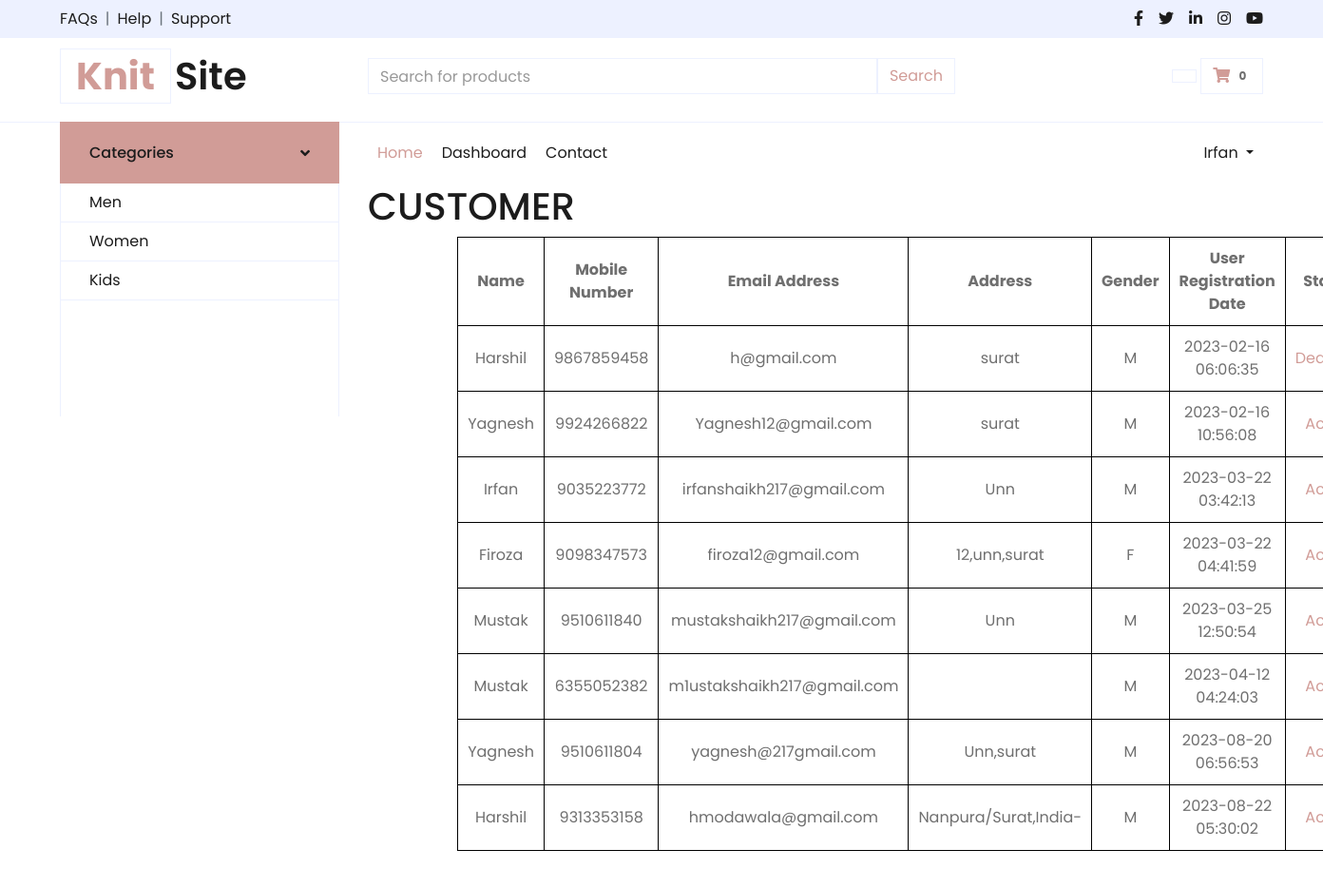
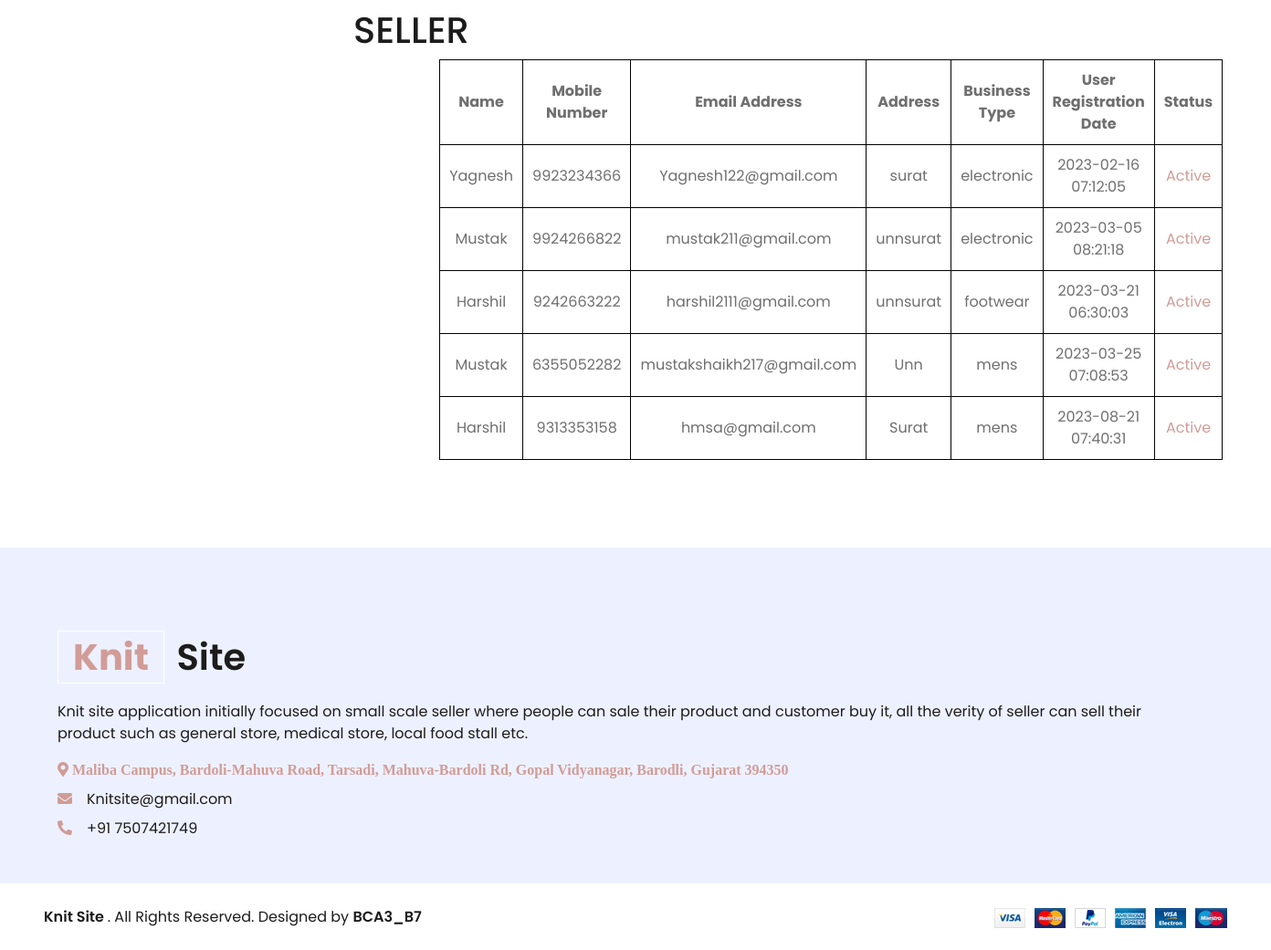
Page /dashboard.php (signed in) on the committed database (2 pictures, top to bottom).
### tables this page shows
CREATE TABLE `customerregistration` (
  `UserId` int(11) NOT NULL,
  `UserFirstName` varchar(30) NOT NULL,
  `UserMiddleName` varchar(30) NOT NULL,
  `UserLastName` varchar(30) NOT NULL,
  `MobileNumber` char(10) NOT NULL,
  `EmailAddress` varchar(30) NOT NULL,
  `UserName` varchar(30) NOT NULL,
  `Password` char(32) NOT NULL,
  `Address` varchar(50) NOT NULL,
  `Pincode` int(6) NOT NULL,
  `Gender` varchar(1) NOT NULL,
  `CreationDate` datetime NOT NULL,
  `status` varchar(1) NOT NULL DEFAULT '1'
);

CREATE TABLE `sellerregistration` (
  `SellerId` int(11) NOT NULL,
  `SellerFirstName` varchar(30) NOT NULL,
  `SellerMiddleName` varchar(30) NOT NULL,
  `SellerLastName` varchar(30) NOT NULL,
  `MobileNumber` char(10) NOT NULL,
  `EmailAddress` varchar(30) NOT NULL,
  `UserName` varchar(30) NOT NULL,
  `Password` char(32) NOT NULL,
  `BusinessLocation` varchar(50) NOT NULL,
  `Pincode` int(6) NOT NULL,
  `BusinessType` varchar(20) NOT NULL,
  `CreationDate` datetime NOT NULL,
  `status` varchar(1) NOT NULL DEFAULT '1',
  `businessdoc` varchar(256) DEFAULT NULL
);

### dashboard.php (the view, shortened to what this page needs)
<!DOCTYPE html>
<html lang="en">
<head>
    <link href="https://cdnjs.cloudflare.com/ajax/libs/font-awesome/5.10.0/css/all.min.css" rel="stylesheet">
    <link href="lib/owlcarousel/assets/owl.carousel.min.css" rel="stylesheet">
    <link href="css/style.css" rel="stylesheet">
</head>
<body>
   <?php include_once 'header.php'; ?>
    <div class="container-fluid mb-5">
        <div class="row border-top px-xl-5">
            <div class="col-lg-3 d-none d-lg-block">
                <a class="btn shadow-none d-flex align-items-center justify-content-between bg-primary text-white w-100" data-toggle="collapse" href="#navbar-vertical" style="height: 65px; margin-top: -1px; padding: 0 30px;">
                    <h6 class="m-0">Categories</h6>
                    <i class="fa fa-angle-down text-dark"></i>
                </a>
                <nav class="collapse show navbar navbar-vertical navbar-light align-items-start p-0 border border-top-0 border-bottom-0" id="navbar-vertical">
                    <div class="navbar-nav w-100 overflow-hidden" style="height: 245px">
                        <a href="" class="nav-item nav-link">Men</a>
                        <a href="" class="nav-item nav-link">Women</a>
                        <a href="" class="nav-item nav-link">Kids</a>
                    </div>
                </nav>
            </div>
            <div class="col-lg-9">
                <nav class="navbar navbar-expand-lg bg-light navbar-light py-3 py-lg-0 px-0">
                    <div class="collapse navbar-collapse justify-content-between" id="navbarCollapse">
                        <div class="navbar-nav mr-auto py-0">
                            <a href="HomePage.php" class="nav-item nav-link active">Home</a>
                            <a  href="dashboard.php"class="nav-item nav-link" style="display: <?php if (isset($_SESSION["LoginUserName"])) { echo "block";} else { echo "none";}?>">Dashboard</a>
                            <a class="nav-item nav-link">Contact</a>
                        </div>
                        <div class="navbar-nav ml-auto py-0">
                            <?php
                                if (isset($_SESSION["LoginUserName"])) {
                                    include 'HomePageLogin.php';
                                }
                            ?>
                        </div>
                    </div>
                </nav>
                <div id="header-carousel" class="carousel slide" data-ride="carousel">
                  <?php
$conn = new mysqli("localhost","root","","knitsite");
$sql = "SELECT UserId,UserFirstName,UserMiddleName,UserLastName,MobileNumber,EmailAddress,UserName,Address,Pincode,Gender,CreationDate,status FROM customerregistration";
$result = $conn->query($sql);
if ($result->num_rows > 0) {
    $row = $result->fetch_all(MYSQLI_ASSOC);
}
?>
<html>
    <h1>CUSTOMER</h1>
    <table>
        <thead>
            <tr>
                <th>Name</th>
                <th>Mobile Number</th>
                <th>Email Address</th>
                <th>Address</th>
                <th>Gender</th>
                <th>User Registration Date</th>
                <th>Status</th>
            </tr>
        </thead>
        <tbody>
            <?php
               if(!empty($row))
               foreach($row as $rows)
              {
            ?>
            <tr>
                <td><?php echo $rows['UserFirstName']; ?></td>
                <td><?php echo $rows['MobileNumber']; ?></td>
                <td><?php echo $rows['EmailAddress']; ?></td>
                <td><?php echo $rows['Address']; ?></td>
                <td><?php echo $rows['Gender']; ?></td>
                <td><?php echo $rows['CreationDate']; ?></td>
                <td><a href="active.php?cid=<?php echo $rows['UserId']; ?>&status=<?php echo $rows['status']; ?>"><?php if($rows['status']==1)echo"Active"; else echo"Deactive"?></a></td>
            </tr>
            <?php } ?>
        </tbody>
    </table>
    <br><br>
</html>
 <?php
$conn = new mysqli("localhost","root","","knitsite");
$sql = "SELECT SellerId,SellerFirstName,SellerMiddleName,SellerLastName,MobileNumber,EmailAddress,UserName,Password,BusinessLocation,Pincode,BusinessType,CreationDate,status FROM sellerregistration";
$result = $conn->query($sql);
if ($result->num_rows > 0) {
    $row = $result->fetch_all(MYSQLI_ASSOC);
}
?>
<html>
    <h1>SELLER</h1>
    <table>
        <thead>
            <tr>
                <th>Name</th>
                <th>Mobile Number</th>
                <th>Email Address</th>
                <th>Address</th>
                <th>Business Type</th>
                <th>User Registration Date</th>
                <th>Status</th>
            </tr>
        </thead>
        <tbody>
            <?php
               if(!empty($row))
               foreach($row as $rows)
              {
            ?>
            <tr>
                <td><?php echo $rows['SellerFirstName']; ?></td>
                <td><?php echo $rows['MobileNumber']; ?></td>
                <td><?php echo $rows['EmailAddress']; ?></td>
                <td><?php echo $rows['BusinessLocation']; ?></td>
                <td><?php echo $rows['BusinessType']; ?></td>
                <td><?php echo $rows['CreationDate']; ?></td>
                <td><a href="active.php?sid=<?php echo $rows['SellerId']; ?>&status=<?php echo $rows['status']; ?>"><?php if($rows['status']==1)echo"Active"; else echo"Deactive"?></a></td>
            </tr>
            <?php } ?>
        </tbody>
    </table>
    <br><br>
</html>
                </div>
            </div>
        </div>
    </div>
    <div class="container-fluid bg-secondary text-dark mt-5 pt-5">
        <div class="row px-xl-5 pt-5">
            <div class="col-lg-12 col-md-12 mb-5 pr-3 pr-xl-5">
                <a href="" class="text-decoration-none">
                    <h1 class="mb-4 display-5 font-weight-semi-bold"><span
                            class="text-primary font-weight-bold border border-white px-3 mr-1">Knit</span> Site</h1>
                </a>
                <p>Knit site application initially focused on small scale seller where people can sale their product and
                    customer buy it, all the verity of seller
                    can sell their product such as general store, medical store, local food stall etc.</p>
                <p class="mb-2"><i class="fa fa-map-marker-alt text-primary mr-3"> Maliba Campus, Bardoli-Mahuva Road,
                        Tarsadi, Mahuva-Bardoli Rd, Gopal Vidyanagar, Barodli, Gujarat 394350</i></p>
                <p class="mb-2"><i class="fa fa-envelope text-primary mr-3"></i>Knitsite@gmail.com</p>
                <p class="mb-0"><i class="fa fa-phone-alt text-primary mr-3"></i>+91 7507421749</p>
            </div>
        </div>
    </div>
    <div class="row border-top border-light mx-xl-5 py-4">
        <div class="col-md-6 px-xl-0">
            <p class="mb-md-0 text-center text-md-left text-dark">
                <a class="text-dark font-weight-semi-bold" href="#">Knit Site </a>. All Rights Reserved. Designed
                by
                <a class="text-dark font-weight-semi-bold" >BCA3_B7</a>
            </p>
        </div>
        <div class="col-md-6 px-xl-0 text-center text-md-right">
            <img class="img-fluid" src="img/payments.png" alt="">
        </div>
    </div>
</body>
</html>

### dashboard.php (style rules this page uses)
td,th { border: 1px solid black; padding: 10px; margin: 5px; text-align: center; }
table { margin-left: 10%; }

### rows in the picture
customerregistration: UserFirstName "Harshil", MobileNumber "9867859458", EmailAddress "h@gmail.com", Address "surat", Gender "M", CreationDate "2023-02-16 06:06:35", status "Deactive"
customerregistration: UserFirstName "Yagnesh", MobileNumber "9924266822", EmailAddress "Yagnesh12@gmail.com", Address "surat", Gender "M", CreationDate "2023-02-16 10:56:08", status "Active"
customerregistration: UserFirstName "Irfan", MobileNumber "9035223772", EmailAddress "irfanshaikh217@gmail.com", Address "Unn", Gender "M", CreationDate "2023-03-22 03:42:13", status "Active"
customerregistration: UserFirstName "Firoza", MobileNumber "9098347573", EmailAddress "firoza12@gmail.com", Address "12,unn,surat", Gender "F", CreationDate "2023-03-22 04:41:59", status "Active"
customerregistration: UserFirstName "Mustak", MobileNumber "9510611840", EmailAddress "mustakshaikh217@gmail.com", Address "Unn", Gender "M", CreationDate "2023-03-25 12:50:54", status "Active"
customerregistration: UserFirstName "Mustak", MobileNumber "6355052382", EmailAddress "m1ustakshaikh217@gmail.com", Gender "M", CreationDate "2023-04-12 04:24:03", status "Active"
customerregistration: UserFirstName "Yagnesh", MobileNumber "9510611804", EmailAddress "yagnesh@217gmail.com", Address "Unn,surat", Gender "M", CreationDate "2023-08-20 06:56:53", status "Active"
customerregistration: UserFirstName "Harshil", MobileNumber "9313353158", EmailAddress "hmodawala@gmail.com", Address "Nanpura/Surat,India-", Gender "M", CreationDate "2023-08-22 05:30:02", status "Active"
sellerregistration: SellerFirstName "Yagnesh", MobileNumber "9923234366", EmailAddress "Yagnesh122@gmail.com", BusinessLocation "surat", BusinessType "electronic", CreationDate "2023-02-16 07:12:05", status "Active"
sellerregistration: SellerFirstName "Mustak", MobileNumber "9924266822", EmailAddress "mustak211@gmail.com", BusinessLocation "unnsurat", BusinessType "electronic", CreationDate "2023-03-05 08:21:18", status "Active"
sellerregistration: SellerFirstName "Harshil", MobileNumber "9242663222", EmailAddress "harshil2111@gmail.com", BusinessLocation "unnsurat", BusinessType "footwear", CreationDate "2023-03-21 06:30:03", status "Active"
sellerregistration: SellerFirstName "Mustak", MobileNumber "6355052282", EmailAddress "mustakshaikh217@gmail.com", BusinessLocation "Unn", BusinessType "mens", CreationDate "2023-03-25 07:08:53", status "Active"
sellerregistration: SellerFirstName "Harshil", MobileNumber "9313353158", EmailAddress "hmsa@gmail.com", BusinessLocation "Surat", BusinessType "mens", CreationDate "2023-08-21 07:40:31", status "Active"

### other values in the picture
$_SESSION["name"] "Irfan"
